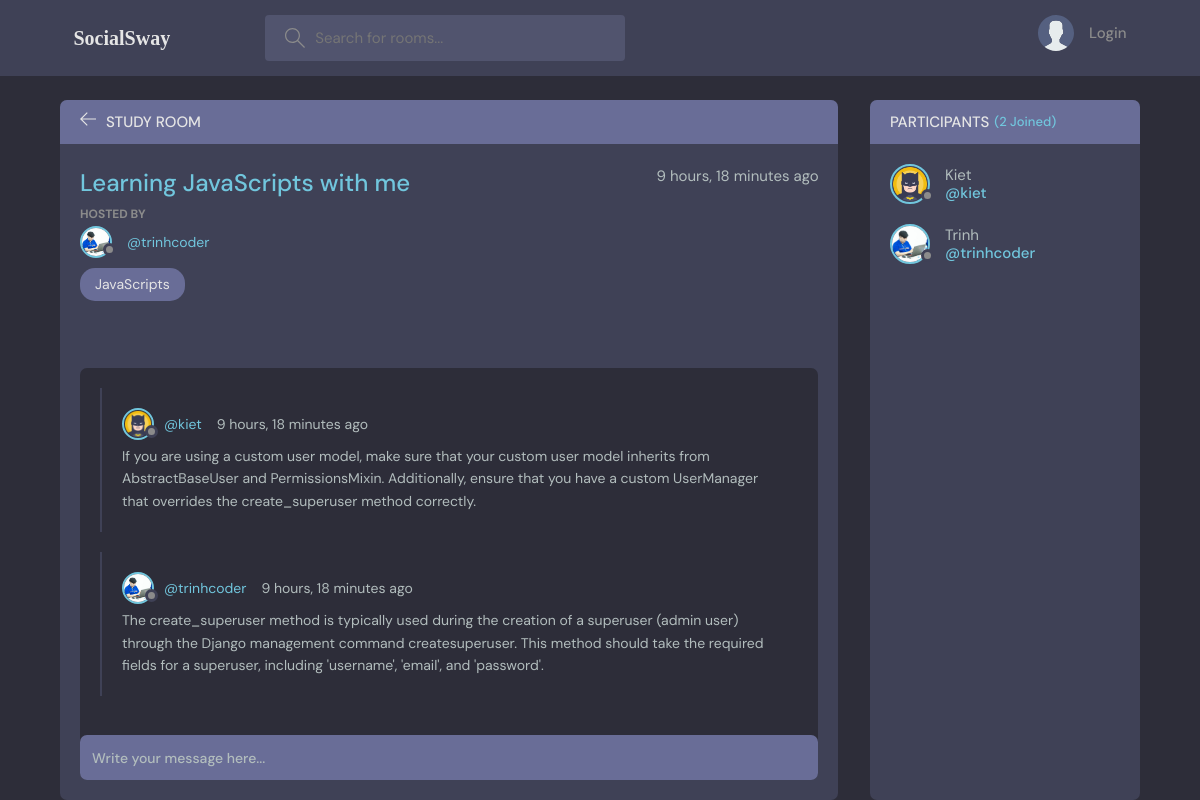
The page /room/1/ on the database its author committed.
### base/models.py (models this page shows, shortened)
class Room(models.Model):
    host = models.ForeignKey(User,on_delete=models.SET_NULL,null =True)
    topic = models.ForeignKey(Topic,on_delete=models.SET_NULL,null=True)
    name = models.CharField(max_length=200,null =True)
    img = models.ImageField(default='',null=True)
    description = models.TextField(null = True, blank = True)
    participants = models.ManyToManyField(User,related_name='participants',blank=True)
    updated = models.DateTimeField(auto_now=True)
    created = models.DateTimeField(auto_now_add=True)
    class Meta:
        ordering = ['-updated','created']

class User(AbstractUser):
    name = models.CharField(max_length = 200, null = True)
    email =models.EmailField(unique = True,null =True)
    bio = models.TextField(null = True)
    avatar = models.ImageField(default='defaut1.png',null=True)
    USERNAME_FIELD ='email'
    REQUIRED_FIELDS = []

class Topic(models.Model):
    name = models.CharField(max_length=200)
    def __str__(seft):
        return seft.name

class Message(models.Model):
    user = models.ForeignKey(User,on_delete=models.CASCADE)
    room = models.ForeignKey(Room, on_delete=models.CASCADE)
    body = models.TextField()
    updated = models.DateTimeField(auto_now=True)
    created = models.DateTimeField(auto_now_add=True)
    class Meta:
        ordering = ['-updated','created']

### base/views.py (the view, shortened to what this page needs)
# urls.py: path('room/<str:pk>/',views.room,name="room"),
def room(request,pk):
    room = Room.objects.get(id=pk)
    pa = room.participants.all()
    messages = room.message_set.all()
    context = {'rooms':room, 'message':messages, 'participants': pa}
    return render(request,'base/room.html',context)

### base/templates/base/room.html (shortened to what this page needs)
{% extends 'main.html' %}
{% block content %}
<main class="profile-page layout layout--2">
  <div class="container">
    <div class="room">
      <div class="room__top">
        <div class="room__topLeft">
          <a href="{% url 'home' %}">
            <svg version="1.1" xmlns="http://www.w3.org/2000/svg" width="32" height="32" viewBox="0 0 32 32">
              <title>arrow-left</title>
              <path
                d="M13.723 2.286l-13.723 13.714 13.719 13.714 1.616-1.611-10.96-10.96h27.625v-2.286h-27.625l10.965-10.965-1.616-1.607z">
              </path>
            </svg>
          </a>
          <h3>Study Room</h3>
        </div>
      </div>
      <div class="room__box scroll">
        <div class="room__header scroll">
          <div class="room__info">
            <h3>{{rooms.name}}</h3>
            <span>{{rooms.created|timesince}} ago</span>
          </div>
          <div class="room__hosted">
            <p>Hosted By</p>
            <a href="{%url 'profile' rooms.host.id%}" class ="thread__author">
              <div class="avatar avatar--small">
                <img src="{{ rooms.host.avatar.url }}" />
              </div>
              <span>@{{rooms.host.username}}</span>
            </a>
          </div>
          <span class="room__topics">{{rooms.topic}}</span>
        </div>
        <div class="room__conversation">
          <div class="threads scroll">
            {% for message in message %}
            <div class="thread">
              <div class="thread__top">
                <div class="thread__author">
                  <a href="{% url 'profile' message.user.id %}" class="thread__authorInfo">
                    <div class="avatar avatar--small">
                      <img src="{{message.user.avatar.url}}" />
                    </div>
                    <span>@{{message.user.username}}</span>
                  </a>
                  <span class="thread__date">{{message.created|timesince}} ago</span>
                </div>
              </div>
              <div class="thread__details">
                {{message.body}}
              </div>
            </div>
            {% endfor %}
          </div>
        </div>
      </div>
      <div class="room__message">
        <form action="" method="POST">
          <input name="body" placeholder="Write your message here..." />
        </form>
      </div>
    </div>
    <div class="participants">
      <h3 class="participants__top">Participants <span>({{participants.count}} Joined)</span></h3>
      <div class="participants__list scroll">
        {% for p in participants %}
        <a href="{%  url 'profile' p.id %}" class="participant">
          <div class="avatar avatar--medium">
            <img src="{{p.avatar.url}}" />
          </div>
          <p>
            {{p.name}}
            <span>@{{p.username}}</span>
          </p>
        </a>
        {% endfor %}
      </div>
    </div>
  </div>
</main>
{% endblock content %}

### rows shown on the page
Room: name "Learning JavaScripts with me", created "9 hours, 18 minutes", host.avatar (picture), host.username "trinhcoder", topic "JavaScripts"
Message: user.avatar (picture), user.username "kiet", created "9 hours, 18 minutes", body "If you are using a custom user model, make sure that your custom user model inherits from AbstractBaseUser and PermissionsMixin. Additionally, ensure that you have a custom UserManager that overrides the create_superuser method correctly."
Message: user.avatar (picture), user.username "trinhcoder", created "9 hours, 18 minutes", body "The create_superuser method is typically used during the creation of a superuser (admin user) through the Django management command createsuperuser. This method should take the required fields for a superuser, including 'username', 'email', and 'password'."
User: avatar (picture), name "Kiet", username "kiet"
User: avatar (picture), name "Trinh", username "trinhcoder"

### other values the page prints
{{ participants.count }} "2"
